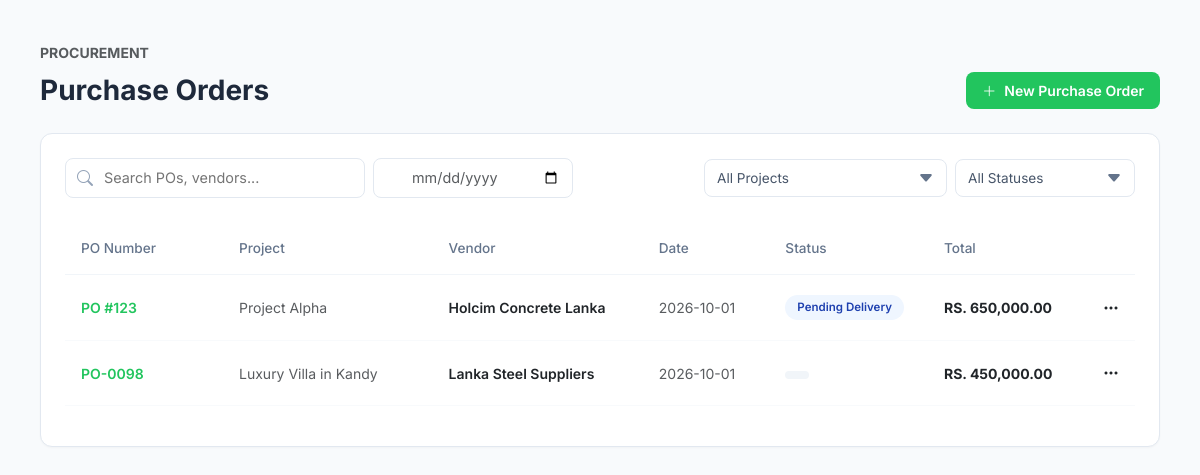
Page /features/procurement.php (signed in) on the committed database.
### tables this page shows
CREATE TABLE `purchase_orders` (
  `id` int(11) NOT NULL AUTO_INCREMENT,
  `po_number` varchar(50) DEFAULT NULL,
  `project_id` int(11) DEFAULT NULL,
  `supplier_id` int(11) DEFAULT NULL,
  `vendor_name` varchar(255) DEFAULT NULL,
  `po_date` date DEFAULT (CURDATE()),
  `expected_delivery_date` date DEFAULT NULL,
  `subtotal` decimal(15,2) DEFAULT 0.00,
  `tax_amount` decimal(15,2) DEFAULT 0.00,
  `total_amount` decimal(15,2) DEFAULT 0.00,
  `category` varchar(50) DEFAULT 'Materials',
  `status` enum('Draft','Pending Delivery','Goods Received','Converted to Bill','Paid','Cancelled') DEFAULT 'Draft',
  `notes` text DEFAULT NULL,
  `created_by` int(11) DEFAULT NULL,
  `created_at` timestamp NOT NULL DEFAULT current_timestamp(),
  PRIMARY KEY (`id`),
  UNIQUE KEY `po_number` (`po_number`),
  KEY `project_id` (`project_id`),
  KEY `created_by` (`created_by`),
  CONSTRAINT `purchase_orders_ibfk_1` FOREIGN KEY (`project_id`) REFERENCES `projects` (`id`) ON DELETE CASCADE,
  CONSTRAINT `purchase_orders_ibfk_2` FOREIGN KEY (`created_by`) REFERENCES `users` (`id`) ON DELETE CASCADE
);

CREATE TABLE `projects` (
  `id` int(11) NOT NULL AUTO_INCREMENT,
  `project_name` varchar(150) NOT NULL,
  `project_code` varchar(50) NOT NULL,
  `client_id` int(11) DEFAULT NULL,
  `client_name` varchar(100) DEFAULT NULL,
  `pm_id` int(11) DEFAULT NULL,
  `budget` decimal(15,2) DEFAULT 0.00,
  `location` varchar(255) DEFAULT NULL,
  `start_date` date DEFAULT NULL,
  `end_date` date DEFAULT NULL,
  `stage` enum('Planning','Earthwork','Framing','Roofing','Finishing','Handover') DEFAULT 'Planning',
  `progress_percent` int(11) DEFAULT 0,
  `status` enum('Active','Completed','On Hold','Archived') DEFAULT 'Active',
  `thumbnail_url` varchar(255) DEFAULT NULL,
  `created_at` timestamp NOT NULL DEFAULT current_timestamp(),
  `updated_at` timestamp NOT NULL DEFAULT current_timestamp() ON UPDATE current_timestamp(),
  PRIMARY KEY (`id`),
  UNIQUE KEY `project_code` (`project_code`)
);

### features/procurement.php (the view, shortened to what this page needs)
<?php
require_once '../db.php';
try {
    $poStmt = $pdo->query("
        SELECT po.*, p.project_name
        FROM purchase_orders po
        LEFT JOIN projects p ON po.project_id = p.id
        ORDER BY po.created_at DESC
    ");
    $purchase_orders = $poStmt->fetchAll(PDO::FETCH_ASSOC);
} catch (PDOException $e) {
    die("Database Error: " . $e->getMessage());
}
function getStatusPillClass($status) {
    switch ($status) {
        case 'Pending Delivery':
            return 'pill-pending';
        default:
            return 'pill-draft';
    }
}
?>
<!DOCTYPE html>
<html lang="en">
<head>
    <link href="https://cdn.jsdelivr.net/npm/bootstrap@5.3.0/dist/css/bootstrap.min.css" rel="stylesheet">
    <link rel="stylesheet" href="https://cdn.jsdelivr.net/npm/bootstrap-icons@1.10.0/font/bootstrap-icons.css">
</head>
<body>
    <div class="main-container">
        <div class="mb-2">
            <span class="fw-bold text-muted small text-uppercase">Procurement</span>
        </div>
        <div class="d-flex justify-content-between align-items-center mb-4">
            <h1 class="h3 fw-bold mb-0">Purchase Orders</h1>
            <button class="btn-new-po" data-bs-toggle="modal" data-bs-target="#newPOModal">
                <i class="bi bi-plus-lg"></i> New Purchase Order
            </button>
        </div>
        <div class="nexus-card">
            <div class="d-flex justify-content-between align-items-center gap-3 flex-wrap mb-4">
                <div class="d-flex gap-2 flex-grow-1">
                    <div class="search-wrapper">
                        <i class="bi bi-search search-icon"></i>
                        <input type="text" id="searchFilter" class="nexus-input" placeholder="Search POs, vendors...">
                    </div>
                    <div class="search-wrapper" style="max-width: 200px;">
                        <input type="date" id="dateFilter" class="nexus-input text-muted" onchange="filterTable()">
                    </div>
                </div>
                <div class="d-flex gap-2">
                    <select id="projectFilter" class="nexus-select" onchange="filterTable()">
                        <option value="All">All Projects</option>
                    </select>
                    <select id="statusFilter" class="nexus-select" onchange="filterTable()">
                        <option value="All">All Statuses</option>
                    </select>
                </div>
            </div>
            <div class="table-responsive">
                <table class="table" id="poTable">
                    <thead>
                        <tr>
                            <th width="15%">PO Number</th>
                            <th width="20%">Project</th>
                            <th width="20%">Vendor</th>
                            <th width="12%">Date</th>
                            <th width="15%">Status</th>
                            <th width="15%">Total</th>
                            <th width="3%"></th>
                        </tr>
                    </thead>
                    <tbody>
                        <?php foreach ($purchase_orders as $po): ?>
                        <tr class="po-row" data-project="<?= htmlspecialchars($po['project_name']) ?>" data-status="<?= htmlspecialchars($po['status']) ?>" data-date="<?= $po['po_date'] ?>">
                            <td><a href="po_details.php?id=<?= $po['id'] ?>" class="po-link"><?= htmlspecialchars($po['po_number']) ?></a></td>
                            <td class="text-muted"><?= htmlspecialchars($po['project_name']) ?></td>
                            <td class="fw-semibold text-dark"><?= htmlspecialchars($po['vendor_name']) ?></td>
                            <td class="text-muted"><?= htmlspecialchars($po['po_date']) ?></td>
                            <td>
                                <span class="pill <?= getStatusPillClass($po['status']) ?>">
                                    <?= htmlspecialchars($po['status']) ?>
                                </span>
                            </td>
                            <td class="fw-bold text-dark">RS. <?= number_format($po['total_amount'], 2) ?></td>
                            <td class="text-end">
                                <div class="dropdown">
                                    <button class="btn p-0 border-0" data-bs-toggle="dropdown">
                                        <i class="bi bi-three-dots"></i>
                                    </button>
                                </div>
                            </td>
                        </tr>
                        <?php endforeach; ?>
                    </tbody>
                </table>
            </div>
        </div>
    </div>
</body>
</html>

### features/procurement.php (style rules this page uses)
body { font-family: 'Inter', sans-serif; background-color: #f8fafc; color: #1e293b; }
.main-container { padding: 2.5rem; }
.nexus-card { background: #fff; border: 1px solid #e2e8f0; border-radius: 12px; padding: 1.5rem; box-shadow: 0 1px 2px rgba(0,0,0,0.03); }
.search-wrapper { position: relative; max-width: 300px; flex-grow: 1; }
.search-icon { position: absolute; left: 12px; top: 50%; transform: translateY(-50%); color: #94a3b8; }
.nexus-input { width: 100%; padding: 8px 12px 8px 38px; border: 1px solid #e2e8f0; border-radius: 8px; font-size: 0.9rem; }
.nexus-select { padding: 8px 35px 8px 12px; border: 1px solid #e2e8f0; border-radius: 8px; font-size: 0.85rem; color: #475569; background: #fff; appearance: none; background-repeat: no-repeat; background-position: right 12px center; min-width: 180px; }
.table thead th { border-bottom: 1px solid #f1f5f9; color: #64748b; font-weight: 500; font-size: 0.85rem; padding: 1rem; }
.table tbody td { padding: 1.25rem 1rem; border-bottom: 1px solid #f8fafc; font-size: 0.875rem; vertical-align: middle; }
.pill { padding: 4px 12px; border-radius: 20px; font-size: 0.72rem; font-weight: 600; display: inline-block; }
.pill-pending { background: #eff6ff; color: #1e40af; }
.pill-draft { background: #f1f5f9; color: #64748b; }
.btn-new-po { background-color: #22c55e; border: none; color: #fff; font-weight: 600; border-radius: 8px; padding: 8px 16px; font-size: 0.875rem; display: flex; align-items: center; gap: 8px; }
.po-link { color: #22c55e; font-weight: 600; text-decoration: none; }

### rows in the picture
purchase_orders: po_number "PO #123", project.project_name "Project Alpha", vendor_name "Holcim Concrete Lanka", po_date "2026-10-01", status "Pending Delivery", total_amount "650,000.00"
purchase_orders: po_number "PO-0098", project.project_name "Luxury Villa in Kandy", vendor_name "Lanka Steel Suppliers", po_date "2026-10-01", total_amount "450,000.00"
